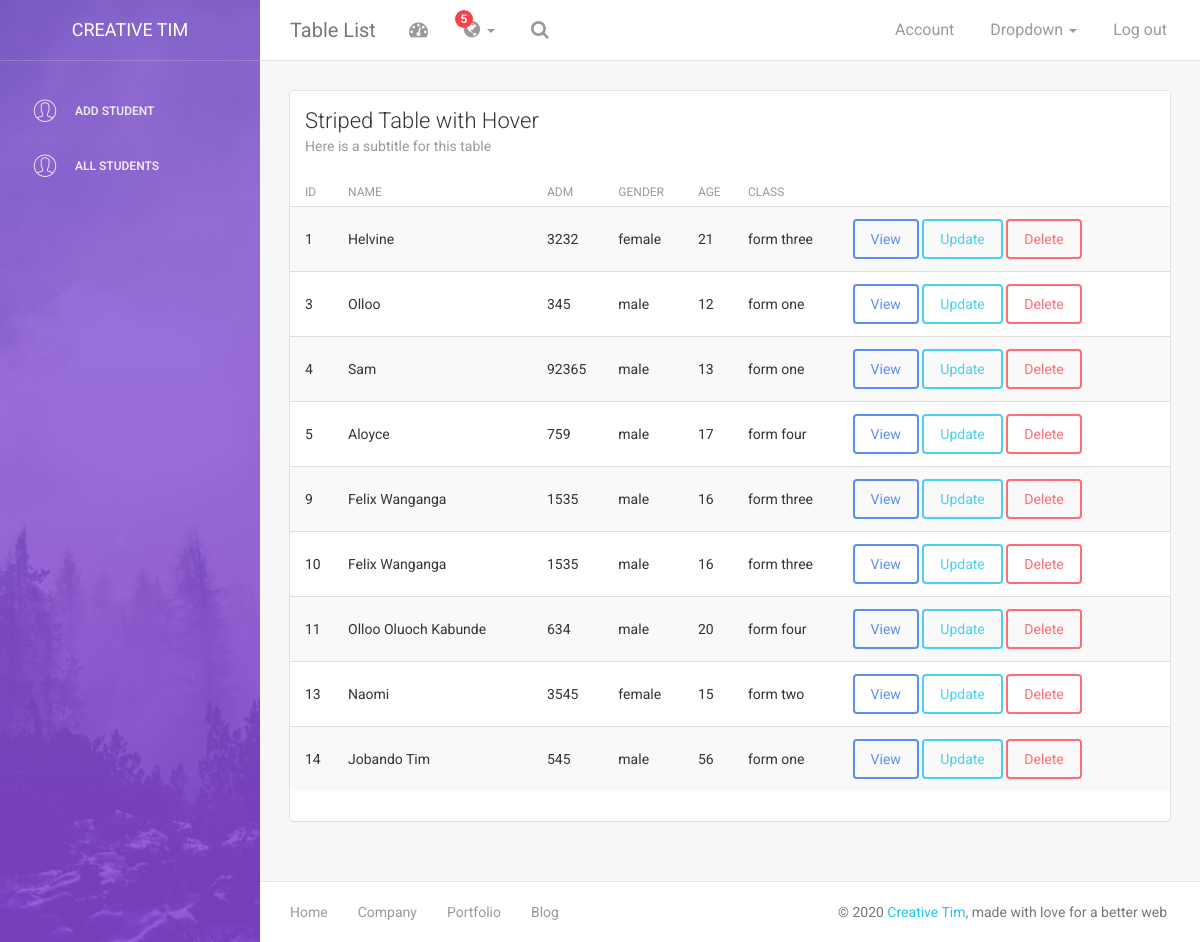
Screenshot of /table_data.php (signed in) with the database file from the repository.
### tables this page shows
CREATE TABLE `registration` (
  `id` int(11) NOT NULL,
  `name` varchar(100) NOT NULL,
  `adm` varchar(100) NOT NULL,
  `gender` varchar(100) NOT NULL,
  `age` varchar(100) NOT NULL,
  `class` varchar(100) NOT NULL
);

### table_data.php (called while the page is built, shortened)
<?php include('navbar.php')?>
<?php include('sidebar.php')?>
<?php include('content.php')?>
<?php include('footer.php')?>

### content.php (the view)
 <?php
$conn=mysqli_connect("localhost","root","","student") or die(mysqli_error($conn));
$db_records=mysqli_query($conn,"SELECT * FROM registration") or die(mysqli_error($conn));
?>
 <div class="content">
            <div class="container-fluid">
                <div class="row">
                    <div class="col-md-12">
                        <div class="card">
                            <div class="header">
                                <h4 class="title">Striped Table with Hover</h4>
                                <p class="category">Here is a subtitle for this table</p>
                            </div>
                            <div class="content table-responsive table-full-width">
                                <table class="table table-hover table-striped">
                                    <thead>
                                        <th>ID</th>
                                    	<th>Name</th>
                                    	<th>Adm</th>
                                    	<th>Gender</th>
                                    	<th>Age</th>
                                        <th>Class</th>
                                    </thead>
                                    <tbody>
                                        <?php
                                            while($record=mysqli_fetch_assoc($db_records)){?>
                                                <tr>
                                                    <td><?php echo $record['id'];?></td>
                                                    <td><?php echo $record['name'];?></td>
                                                    <td><?php echo $record['adm'];?></td>
                                                    <td><?php echo $record['gender'];?></td>
                                                    <td><?php echo $record['age'];?></td>
                                                    <td><?php echo $record['class'];?></td>
                                                    <td>
                                                        <a href="view_student.php?id=<?php echo $record['id'];?>" class="btn btn-primary">View</a>
                                                        <a href="update_student.php?id=<?php echo $record['id'];?>" class="btn btn-info">Update</a>
                                                        <a href="delete_student.php?id=<?php echo $record['id'];?>" class="btn btn-danger">Delete</a>
                                                    </td>
                                                </tr>
                                        <?php }?>
                                    </tbody>
                                </table>
                            </div>
                        </div>
                    </div>
                </div>
            </div>
        </div>

### navbar.php (shortened to what this page needs)
<!doctype html>
<html lang="en">
<head>
    <link href="assets/css/bootstrap.min.css" rel="stylesheet" />
    <link href="assets/css/animate.min.css" rel="stylesheet"/>
    <link href="assets/css/light-bootstrap-dashboard.css?v=1.4.0" rel="stylesheet"/>
    <link href="assets/css/demo.css" rel="stylesheet" />
    <link href="http://maxcdn.bootstrapcdn.com/font-awesome/4.2.0/css/font-awesome.min.css" rel="stylesheet">
    <link href="assets/css/pe-icon-7-stroke.css" rel="stylesheet" />
</head>
<body>
<div class="wrapper">
    <div class="sidebar" data-color="purple" data-image="assets/img/sidebar-5.jpg">
    	<div class="sidebar-wrapper">
            <div class="logo">
                <a href="http://www.creative-tim.com" class="simple-text">
                    Creative Tim
                </a>
            </div>
            <ul class="nav">
                <li>
                    <a href="registration.php">
                        <i class="pe-7s-user"></i>
                        <p>Add Student</p>
                    </a>
                </li>
                <li>
                    <a href="table_data.php">
                        <i class="pe-7s-user"></i>
                        <p>All Students</p>
                    </a>
                </li>
            </ul>
    	</div>
    </div>

### sidebar.php (shortened to what this page needs)
<div class="main-panel">
		<nav class="navbar navbar-default navbar-fixed">
            <div class="container-fluid">
                <div class="navbar-header">
                    <a class="navbar-brand" href="#">Table List</a>
                </div>
                <div class="collapse navbar-collapse">
                    <ul class="nav navbar-nav navbar-left">
                        <li>
                            <a href="#" class="dropdown-toggle" data-toggle="dropdown">
                                <i class="fa fa-dashboard"></i>
                            </a>
                        </li>
                        <li class="dropdown">
                              <a href="#" class="dropdown-toggle" data-toggle="dropdown">
                                    <i class="fa fa-globe"></i>
                                    <b class="caret hidden-sm hidden-xs"></b>
                                    <span class="notification hidden-sm hidden-xs">5</span>
                              </a>
                        </li>
                        <li>
                           <a href="">
                                <i class="fa fa-search"></i>
                            </a>
                        </li>
                    </ul>
                    <ul class="nav navbar-nav navbar-right">
                        <li>
                           <a href="">
                               <p>Account</p>
                            </a>
                        </li>
                        <li class="dropdown">
                              <a href="#" class="dropdown-toggle" data-toggle="dropdown">
                                    <p>
										Dropdown
										<b class="caret"></b>
									</p>
                              </a>
                        </li>
                        <li>
                            <a href="logout.php">
                                <p>Log out</p>
                            </a>
                        </li>
                    </ul>
                </div>
            </div>
        </nav>

### footer.php (shortened to what this page needs)
        <footer class="footer">
            <div class="container-fluid">
                <nav class="pull-left">
                    <ul>
                        <li>
                            <a href="#">
                                Home
                            </a>
                        </li>
                        <li>
                            <a href="#">
                                Company
                            </a>
                        </li>
                        <li>
                            <a href="#">
                                Portfolio
                            </a>
                        </li>
                        <li>
                            <a href="#">
                               Blog
                            </a>
                        </li>
                    </ul>
                </nav>
                <p class="copyright pull-right">
                    &copy; <script>document.write(new Date().getFullYear())</script> <a href="http://www.creative-tim.com">Creative Tim</a>, made with love for a better web
                </p>
            </div>
        </footer>
    </div>
</div>
</body>
</html>

### rows the page displays
registration: id "1", name "Helvine", adm "3232", gender "female", age "21", class "form three"
registration: id "3", name "Olloo", adm "345", gender "male", age "12", class "form one"
registration: id "4", name "Sam", adm "92365", gender "male", age "13", class "form one"
registration: id "5", name "Aloyce", adm "759", gender "male", age "17", class "form four"
registration: id "9", name "Felix Wanganga", adm "1535", gender "male", age "16", class "form three"
registration: id "10", name "Felix Wanganga", adm "1535", gender "male", age "16", class "form three"
registration: id "11", name "Olloo Oluoch Kabunde", adm "634", gender "male", age "20", class "form four"
registration: id "13", name "Naomi", adm "3545", gender "female", age "15", class "form two"
registration: id "14", name "Jobando Tim", adm "545", gender "male", age "56", class "form one"
